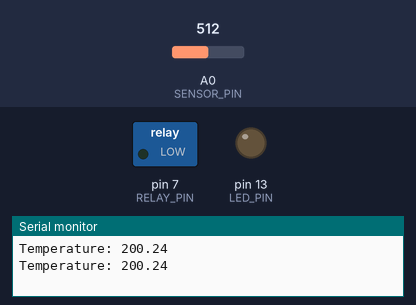
Simulated run of this sketch. Board: Arduino Uno, built with avr-gcc and run on an emulated ATmega328P. Shown: switched loads named in the sketch (green lamp = pin HIGH), output pins drawn as LEDs (lit = HIGH), the last lines printed to the serial monitor. Inputs (shaded band) come from the test bench; at power-on: A0 (SENSOR_PIN) = 512.

Above: at 4.8 s.
4.9 s: A0 (SENSOR_PIN) set to 153
7.9 s: A0 (SENSOR_PIN) set to 130
At 8.6 s:
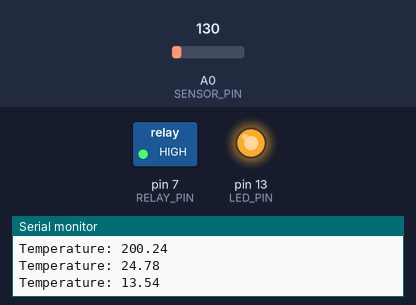
10.9 s: A0 (SENSOR_PIN) set to 306
At 12.9 s:
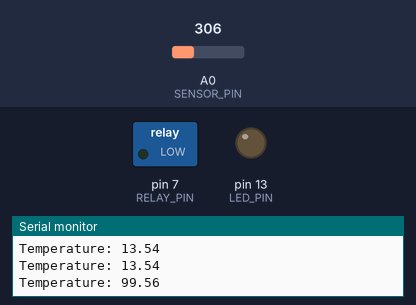
13.9 s: A0 (SENSOR_PIN) set to 122
At 14.4 s:
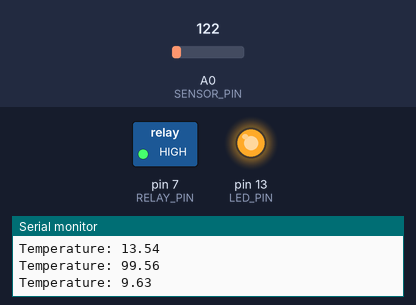
Timing chart, 0 to 16.9 s (numbered marks = the images above; inputs shaded):
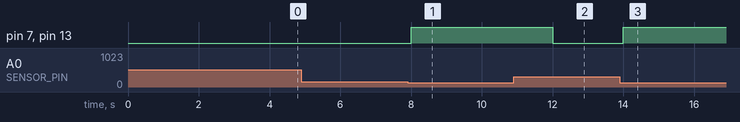

Measured:
- the behaviour switches between 139 and 138 on A0 (SENSOR_PIN) (found by bisection; images 0 and 1)
- after the input at 7.9 s, pin 7 (RELAY_PIN), pin 13 (LED_PIN): LOW → HIGH after 0.10 s
- after the input at 10.9 s, pin 7 (RELAY_PIN), pin 13 (LED_PIN): HIGH → LOW after 1.1 s
- after the input at 13.9 s, pin 7 (RELAY_PIN), pin 13 (LED_PIN): LOW → HIGH after 0.10 s

The sketch:

thermostat.ino
```cpp
// Greenhouse thermostat: turns a heater relay on below a set temperature.
const int SENSOR_PIN = A0;
const int RELAY_PIN = 7;
const int LED_PIN = 13;
const float TARGET = 18.0;
const float MARGIN = 0.5;

bool heating = false;
unsigned long lastRead = 0;

float readTemperature() {
  int raw = analogRead(SENSOR_PIN);
  float volts = raw * 5.0 / 1023.0;
  return (volts - 0.5) * 100.0;
}

void setHeater(bool on) {
  heating = on;
  digitalWrite(RELAY_PIN, on ? HIGH : LOW);
  digitalWrite(LED_PIN, on ? HIGH : LOW);
}

void setup() {
  pinMode(RELAY_PIN, OUTPUT);
  pinMode(LED_PIN, OUTPUT);
  Serial.begin(9600);
  setHeater(false);
}

void loop() {
  if (millis() - lastRead < 2000) {
    return;
  }
  lastRead = millis();
  float t = readTemperature();
  Serial.print("Temperature: ");
  Serial.println(t);
  if (!heating && t < TARGET - MARGIN) {
    setHeater(true);
  } else if (heating && t > TARGET + MARGIN) {
    setHeater(false);
  }
}
```

ring_buffer.c
```cpp
#include <stdio.h>
#include <stdlib.h>
#include <string.h>

#define CAPACITY 8

/* A fixed-size queue of readings that overwrites the oldest when full. */
typedef struct {
    int *data;
    size_t head;
    size_t count;
    size_t capacity;
} RingBuffer;

RingBuffer *ring_new(size_t capacity) {
    RingBuffer *rb = malloc(sizeof(RingBuffer));
    if (rb == NULL) return NULL;
    rb->data = calloc(capacity, sizeof(int));
    rb->head = 0;
    rb->count = 0;
    rb->capacity = capacity;
    return rb;
}

void ring_push(RingBuffer *rb, int value) {
    size_t tail = (rb->head + rb->count) % rb->capacity;
    rb->data[tail] = value;
    if (rb->count < rb->capacity) {
        rb->count++;
    } else {
        rb->head = (rb->head + 1) % rb->capacity;
    }
}

int ring_average(const RingBuffer *rb) {
    if (rb->count == 0) return 0;
    long sum = 0;
    for (size_t i = 0; i < rb->count; i++) {
        sum += rb->data[(rb->head + i) % rb->capacity];
    }
    return (int)(sum / (long)rb->count);
}

void ring_free(RingBuffer *rb) {
    free(rb->data);
    free(rb);
}

int main(void) {
    RingBuffer *rb = ring_new(CAPACITY);
    char label[16];
    strcpy(label, "average");
    for (int i = 1; i <= 12; i++) ring_push(rb, i * 10);
    printf("%s: %d\n", label, ring_average(rb));
    ring_free(rb);
    return 0;
}
```
